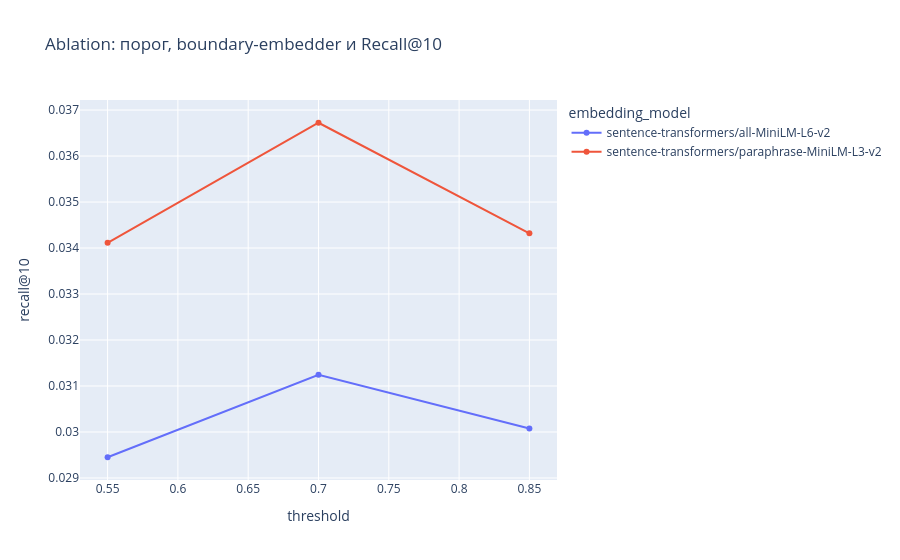
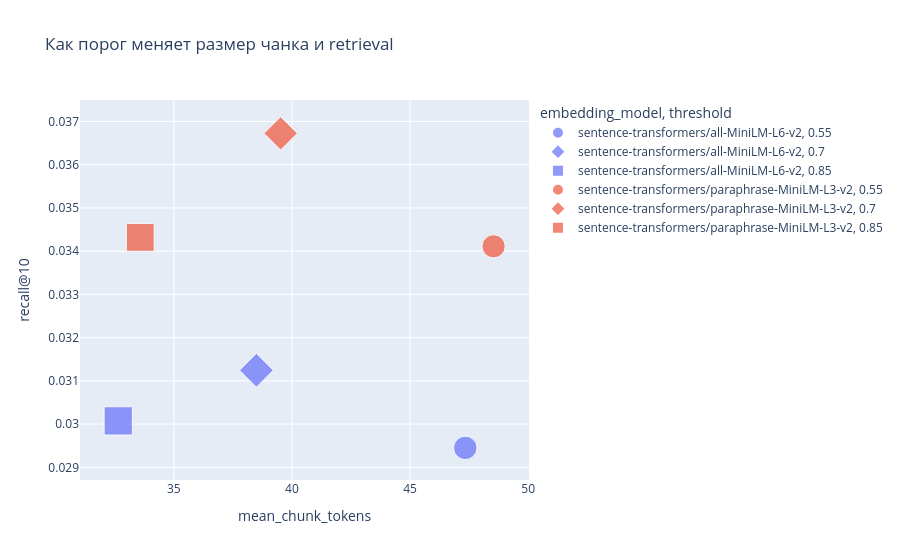

Write notebook code for charts like these, in order.
### Markdown cell above
## 5. SemanticChunker: ablation

Сетка `0.55 / 0.70 / 0.85` покрывает низкую, среднюю и строгую cosine-similarity связность без подгонки под test. Для каждой точки сравниваются два boundary-embedder разного размера:

- `all-MiniLM-L6-v2`;
- `paraphrase-MiniLM-L3-v2`.

Порог и модель выбираются по `Recall@10`, затем `Hit@10` и MAP на validation. Таблица примеров ниже показывает один и тот же документ при разных настройках — это позволяет увидеть реальные границы, а не только агрегированные метрики.

### Code cell
show_package_source(semantic_ablation)
semantic = results["semantic_ablation"]
display(semantic.round(4))

display(px.line(
    semantic,
    x="threshold",
    y="recall@10",
    color="embedding_model",
    markers=True,
    hover_data=["mean_chunk_tokens", "hit@10", "map", "chunk_seconds"],
    title="Ablation: порог, boundary-embedder и Recall@10",
))

display(px.scatter(
    semantic,
    x="mean_chunk_tokens",
    y="recall@10",
    color="embedding_model",
    symbol="threshold",
    size="chunks",
    title="Как порог меняет размер чанка и retrieval",
))

display(Markdown(f"**Выбранная конфигурация:** `{results['selected_semantic_configuration']}`"))
display(results["semantic_examples"].head(30))

### Figure 1 — Plotly figure (JSON) as saved in the notebook; plotly's stock layout.template omitted (floating-point values rounded to 4 significant figures)
{"data": [{"customdata": [[47.34, 0.9286, 0.5912, 0.1], [38.5, 0.9643, 0.5942, 0.02653], [32.65, 0.9643, 0.5972, 0.02848]], "hovertemplate": "embedding_model=sentence-transformers/all-MiniLM-L6-v2<br>threshold=%{x}<br>recall@10=%{y}<br>mean_chunk_tokens=%{customdata[0]}<br>hit@10=%{customdata[1]}<br>map=%{customdata[2]}<br>chunk_seconds=%{customdata[3]}<extra></extra>", "legendgroup": "sentence-transformers/all-MiniLM-L6-v2", "line": {"color": "#636efa", "dash": "solid"}, "marker": {"symbol": "circle"}, "mode": "lines+markers", "name": "sentence-transformers/all-MiniLM-L6-v2", "orientation": "v", "showlegend": true, "type": "scatter", "x": [0.55, 0.7, 0.85], "xaxis": "x", "y": [0.02945, 0.03125, 0.03008], "yaxis": "y"}, {"customdata": [[48.54, 1.0, 0.6055, 0.02241], [39.52, 1.0, 0.6011, 0.02546], [33.58, 1.0, 0.6032, 0.02775]], "hovertemplate": "embedding_model=sentence-transformers/paraphrase-MiniLM-L3-v2<br>threshold=%{x}<br>recall@10=%{y}<br>mean_chunk_tokens=%{customdata[0]}<br>hit@10=%{customdata[1]}<br>map=%{customdata[2]}<br>chunk_seconds=%{customdata[3]}<extra></extra>", "legendgroup": "sentence-transformers/paraphrase-MiniLM-L3-v2", "line": {"color": "#EF553B", "dash": "solid"}, "marker": {"symbol": "circle"}, "mode": "lines+markers", "name": "sentence-transformers/paraphrase-MiniLM-L3-v2", "orientation": "v", "showlegend": true, "type": "scatter", "x": [0.55, 0.7, 0.85], "xaxis": "x", "y": [0.03411, 0.03672, 0.03432], "yaxis": "y"}], "layout": {"legend": {"title": {"text": "embedding_model"}, "tracegroupgap": 0}, "title": {"text": "Ablation: порог, boundary-embedder и Recall@10"}, "xaxis": {"anchor": "y", "domain": [0, 1], "title": {"text": "threshold"}}, "yaxis": {"anchor": "x", "domain": [0, 1], "title": {"text": "recall@10"}}}}

### Figure 2 — Plotly figure (JSON) as saved in the notebook; plotly's stock layout.template omitted (floating-point values rounded to 4 significant figures)
{"data": [{"hovertemplate": "embedding_model=sentence-transformers/all-MiniLM-L6-v2<br>threshold=0.55<br>mean_chunk_tokens=%{x}<br>recall@10=%{y}<br>chunks=%{marker.size}<extra></extra>", "legendgroup": "sentence-transformers/all-MiniLM-L6-v2, 0.55", "marker": {"color": "#636efa", "size": [4253], "sizemode": "area", "sizeref": 15.42, "symbol": "circle"}, "mode": "markers", "name": "sentence-transformers/all-MiniLM-L6-v2, 0.55", "orientation": "v", "showlegend": true, "type": "scatter", "x": [47.34], "xaxis": "x", "y": [0.02945], "yaxis": "y"}, {"hovertemplate": "embedding_model=sentence-transformers/all-MiniLM-L6-v2<br>threshold=0.7<br>mean_chunk_tokens=%{x}<br>recall@10=%{y}<br>chunks=%{marker.size}<extra></extra>", "legendgroup": "sentence-transformers/all-MiniLM-L6-v2, 0.7", "marker": {"color": "#636efa", "size": [5230], "sizemode": "area", "sizeref": 15.42, "symbol": "diamond"}, "mode": "markers", "name": "sentence-transformers/all-MiniLM-L6-v2, 0.7", "orientation": "v", "showlegend": true, "type": "scatter", "x": [38.5], "xaxis": "x", "y": [0.03125], "yaxis": "y"}, {"hovertemplate": "embedding_model=sentence-transformers/all-MiniLM-L6-v2<br>threshold=0.85<br>mean_chunk_tokens=%{x}<br>recall@10=%{y}<br>chunks=%{marker.size}<extra></extra>", "legendgroup": "sentence-transformers/all-MiniLM-L6-v2, 0.85", "marker": {"color": "#636efa", "size": [6167], "sizemode": "area", "sizeref": 15.42, "symbol": "square"}, "mode": "markers", "name": "sentence-transformers/all-MiniLM-L6-v2, 0.85", "orientation": "v", "showlegend": true, "type": "scatter", "x": [32.65], "xaxis": "x", "y": [0.03008], "yaxis": "y"}, {"hovertemplate": "embedding_model=sentence-transformers/paraphrase-MiniLM-L3-v2<br>threshold=0.55<br>mean_chunk_tokens=%{x}<br>recall@10=%{y}<br>chunks=%{marker.size}<extra></extra>", "legendgroup": "sentence-transformers/paraphrase-MiniLM-L3-v2, 0.55", "marker": {"color": "#EF553B", "size": [4148], "sizemode": "area", "sizeref": 15.42, "symbol": "circle"}, "mode": "markers", "name": "sentence-transformers/paraphrase-MiniLM-L3-v2, 0.55", "orientation": "v", "showlegend": true, "type": "scatter", "x": [48.54], "xaxis": "x", "y": [0.03411], "yaxis": "y"}, {"hovertemplate": "embedding_model=sentence-transformers/paraphrase-MiniLM-L3-v2<br>threshold=0.7<br>mean_chunk_tokens=%{x}<br>recall@10=%{y}<br>chunks=%{marker.size}<extra></extra>", "legendgroup": "sentence-transformers/paraphrase-MiniLM-L3-v2, 0.7", "marker": {"color": "#EF553B", "size": [5094], "sizemode": "area", "sizeref": 15.42, "symbol": "diamond"}, "mode": "markers", "name": "sentence-transformers/paraphrase-MiniLM-L3-v2, 0.7", "orientation": "v", "showlegend": true, "type": "scatter", "x": [39.52], "xaxis": "x", "y": [0.03672], "yaxis": "y"}, {"hovertemplate": "embedding_model=sentence-transformers/paraphrase-MiniLM-L3-v2<br>threshold=0.85<br>mean_chunk_tokens=%{x}<br>recall@10=%{y}<br>chunks=%{marker.size}<extra></extra>", "legendgroup": "sentence-transformers/paraphrase-MiniLM-L3-v2, 0.85", "marker": {"color": "#EF553B", "size": [5996], "sizemode": "area", "sizeref": 15.42, "symbol": "square"}, "mode": "markers", "name": "sentence-transformers/paraphrase-MiniLM-L3-v2, 0.85", "orientation": "v", "showlegend": true, "type": "scatter", "x": [33.58], "xaxis": "x", "y": [0.03432], "yaxis": "y"}], "layout": {"legend": {"itemsizing": "constant", "title": {"text": "embedding_model, threshold"}, "tracegroupgap": 0}, "title": {"text": "Как порог меняет размер чанка и retrieval"}, "xaxis": {"anchor": "y", "domain": [0, 1], "title": {"text": "mean_chunk_tokens"}}, "yaxis": {"anchor": "x", "domain": [0, 1], "title": {"text": "recall@10"}}}}
